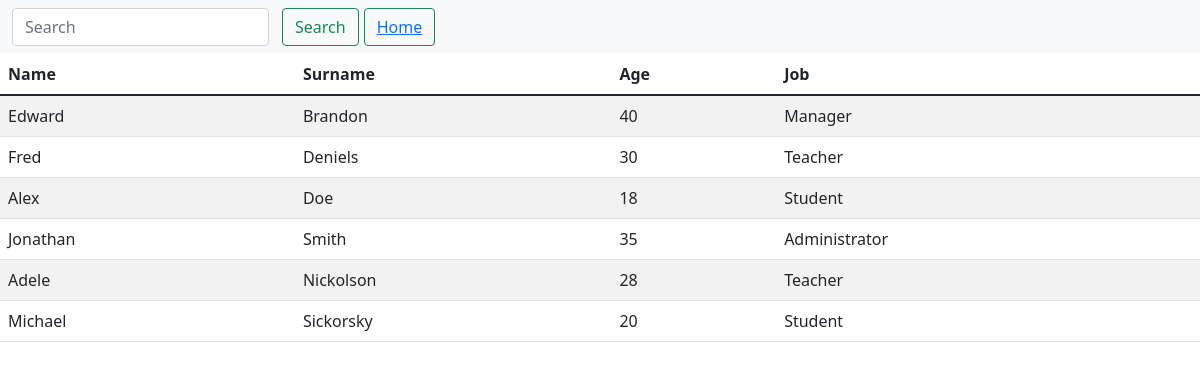
The page / on the database its author committed.
### core/models.py (models this page shows, shortened)
class Employees(models.Model):
    class Meta:
        verbose_name = 'Worker'
        verbose_name_plural = 'Employees'
    name = models.CharField(max_length=255)
    surname = models.CharField(max_length=255)
    age = models.IntegerField(default=18)
    job = models.CharField(max_length=255)

### core/views.py (the view)
# urls.py: path('', home),
def home(request):
    if 'q' in request.GET:
        search = request.GET['q']
        employees = Employees.objects.filter(name__icontains=search)
    else:
        employees = Employees.objects.all()
    context = {
        'employees': employees
    }
    return render(request, 'index.html', context)

### templates/index.html (shortened to what this page needs)
<!DOCTYPE html>
<html lang="en">
<head>
    <link href="https://cdn.jsdelivr.net/npm/bootstrap@5.1.3/dist/css/bootstrap.min.css" rel="stylesheet">
</head>
<body >
    {% include 'details/navbar.html' %}
    <table class="table table-striped table-hover">
        <thead>
          <tr>
            <th scope="col">Name</th>
            <th scope="col">Surname</th>
            <th scope="col">Age</th>
            <th scope="col">Job</th>
          </tr>
        </thead>
        <tbody>
            {% for employee in employees %}
          <tr>
            <td>{{employee.name}}</td>
            <td>{{employee.surname}}</td>
            <td>{{employee.age}}</td>
            <td>{{employee.job}}</td>
          </tr>
          {% endfor %}
        </tbody>
      </table>
</body>
</html>

### templates/details/navbar.html
<nav class="navbar navbar-light bg-light">
    <div class="container-fluid">
      <form class="d-flex">
        <input class="form-control me-2" name="q" type="search" placeholder="Search" aria-label="Search">
        <button class="btn btn-outline-success" type="submit">Search</button>
        <button class="btn btn-outline-success" type="submit"><a href='/'>Home</a></button>
      </form>
    </div>
  </nav>

### templates/index.html (style rules this page uses)
body { width:100%; height:100%; background:url(https://images.unsplash.com/photo-1533090161767-e6ffed986c88?ixlib=rb-1.2.1&ixid=MnwxMjA3fDB8MHxwaG90by1wYWdlfHx8fGVufDB8fHx8&auto=format&fit=crop&w=869&q=80) center no-repeat; background-size:cover; }
.btn { margin-left: 5px; }

### rows shown on the page
Employees: name "Edward", surname "Brandon", age "40", job "Manager"
Employees: name "Fred", surname "Deniels", age "30", job "Teacher"
Employees: name "Alex", surname "Doe", age "18", job "Student"
Employees: name "Jonathan", surname "Smith", age "35", job "Administrator"
Employees: name "Adele", surname "Nickolson", age "28", job "Teacher"
Employees: name "Michael", surname "Sickorsky", age "20", job "Student"
